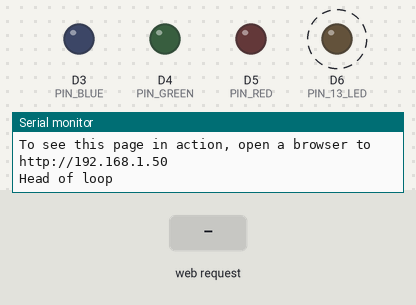
The sketch below on a simulated Arduino MKR. Shown: output pins drawn as LEDs (lit = HIGH), the last lines printed to the serial monitor. Dashed ring = blinking. Inputs (shaded band) come from the test bench. WiFi joins after 1.5 s; servers stay silent unless stated.

Above: at 12.7 s.
12.8 s: HTTP request GET /white received
At 16.3 s:
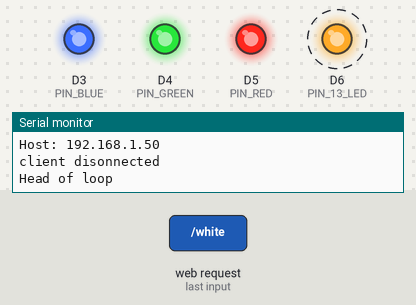
18.4 s: HTTP request GET /red received
At 22.2 s:
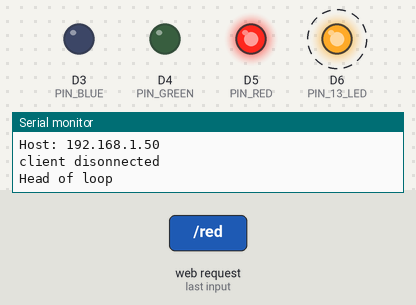
24.0 s: HTTP request GET /blue received
At 28.1 s:
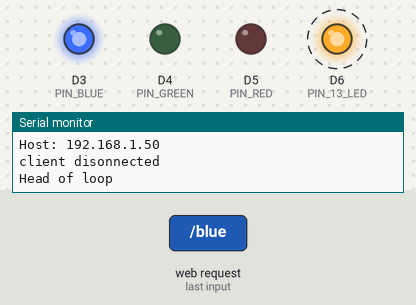
29.6 s: HTTP request GET /purple received
At 34.0 s:
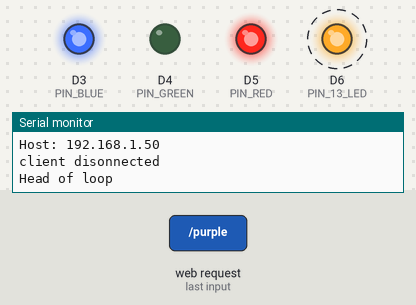
Timing chart, 0 to 36.2 s (numbered marks = the images above; inputs shaded):
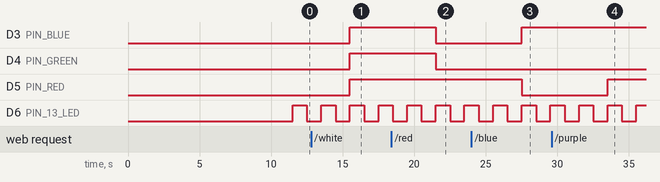

Measured:
- after the input at 12.8 s, D3 (PIN_BLUE), D4 (PIN_GREEN), D5 (PIN_RED): LOW → HIGH after 2.7 s
- after the input at 18.4 s, D3 (PIN_BLUE), D4 (PIN_GREEN): HIGH → LOW after 3.1 s
- after the input at 24.0 s, D3 (PIN_BLUE): LOW → HIGH after 3.5 s; D5 (PIN_RED): HIGH → LOW after 3.5 s
- after the input at 29.6 s, D5 (PIN_RED): LOW → HIGH after 3.9 s
- by itself, D6 (PIN_13_LED): alternates HIGH for 1.0 s and LOW for 1.0 s

The sketch:

PrimeLEDs.ino
```cpp
#include <SPI.h>
#include <WiFiNINA.h>

#include "arduino_secrets.h"

#define PIN_RED     5
#define PIN_GREEN   4
#define PIN_BLUE    3
///////please enter your sensitive data in the Secret tab/arduino_secrets.h
char ssid[] = SECRET_SSID;        // your network SSID (name)
char pass[] = SECRET_PASS;    // your network password (use for WPA, or use as key for WEP)
int keyIndex = 0;                 // your network key Index number (needed only for WEP)

int status = WL_IDLE_STATUS;

WiFiServer server(80);

// current state
int state = 0;

void setup() {
  pinMode(LED_BUILTIN, OUTPUT);   // PIN 13 LED
  pinMode(PIN_RED, OUTPUT);
  pinMode(PIN_GREEN, OUTPUT);
  pinMode(PIN_BLUE, OUTPUT);

  digitalWrite(PIN_RED, LOW);
  digitalWrite(PIN_GREEN, LOW);
  digitalWrite(PIN_BLUE, LOW);

    Serial.begin(9600);                 // DEBUG

    // check for the WiFi module:
    if (WiFi.status() == WL_NO_MODULE) {
      Serial.println("Communication with WiFi module failed!");
      // don't continue
      while (true);
    }

    String fv = WiFi.firmwareVersion();
    if (fv < WIFI_FIRMWARE_LATEST_VERSION) {
      Serial.println("Please upgrade the firmware");
    }

    // attempt to connect to Wifi network:
    while (status != WL_CONNECTED) {
      Serial.print("Attempting to connect to Network named: ");
      Serial.println(ssid);                   // print the network name (SSID);

      // Connect to WPA/WPA2 network. Change this line if using open or WEP network:
      status = WiFi.begin(ssid, pass);
      // wait 10 seconds for connection:
      delay(10000);
    }
    server.begin();                           // start the web server on port 80
    printWifiStatus();                        // you're connected now, so print out the status
}

void loop() {
    // For a set of NeoPixels the first NeoPixel is 0, second is 1, all the way up to the count of pixels minus one.
    Serial.println("Head of loop");     // DEBUG

    WiFiClient client = server.available();   // listen for incoming clients

    if (client) {                             // if you get a client,
        Serial.println("new client");           // print a message out the serial port
        String currentLine = "";                // make a String to hold incoming data from the client
        while (client.connected()) {            // loop while the client's connected
            if (client.available()) {             // if there's bytes to read from the client,
                char c = client.read();             // read a byte, then
                Serial.write(c);                    // print it out the serial monitor
                if (c == '\n') {                    // if the byte is a newline character

                    // if the current line is blank, you got two newline characters in a row.
                    // that's the end of the client HTTP request, so send a response:
                    if (currentLine.length() == 0) {
                        // HTTP headers always start with a response code (e.g. HTTP/1.1 200 OK)
                        // and a content-type so the client knows what's coming, then a blank line:
                        client.println("HTTP/1.1 200 OK");
                        client.println("Content-type:text/html");
                        client.println();

                        // the content of the HTTP response follows the header:
                        client.print("Click <a href=\"/white\">here</a> turn the LEDs white<br>");
                        client.print("Click <a href=\"/red\">here</a> turn the LEDs red<br>");
                        client.print("Click <a href=\"/blue\">here</a> turn the LEDs blue<br>");
                        client.print("Click <a href=\"/purple\">here</a> turn the LEDs purple<br>");
                        client.print("Click <a href=\"/off\">here</a> turn the LEDs off<br>");

                        // The HTTP response ends with another blank line:
                        client.println();
                        // break out of the while loop:
                        break;
                    } else {    // if you got a newline, then clear currentLine:
                        currentLine = "";
                    }
                } else if (c != '\r') {  // if you got anything else but a carriage return character,
                    currentLine += c;      // add it to the end of the currentLine
                }

                // Check to see if the client request was "GET /H" or "GET /L":
                if (currentLine.endsWith("GET /white")) {
                    state = 1;
                }
                if (currentLine.endsWith("GET /red")) {
                    state = 2;
                }
                if (currentLine.endsWith("GET /blue")) {
                    state = 3;
                }
                if (currentLine.endsWith("GET /purple")) {
                    state = 4;
                }
                if (currentLine.endsWith("GET /off")) {
                    state = 0;
                }
            }
        }

        // close the connection:
        client.stop();
        Serial.println("client disonnected");
    }

  digitalWrite(LED_BUILTIN, HIGH);
  delay(1000);
  digitalWrite(LED_BUILTIN, LOW);
  delay(1000);

  if (state == 0) {
    digitalWrite(PIN_RED, LOW);
    digitalWrite(PIN_GREEN, LOW);
    digitalWrite(PIN_BLUE, LOW);
  }
  else if (state == 1) {
    digitalWrite(PIN_RED, HIGH);
    digitalWrite(PIN_GREEN, HIGH);
    digitalWrite(PIN_BLUE, HIGH);
  }
  else if (state == 2) {
    digitalWrite(PIN_RED, HIGH);
    digitalWrite(PIN_GREEN, LOW);
    digitalWrite(PIN_BLUE, LOW);
  }
  else if (state == 3) {
    digitalWrite(PIN_RED, LOW);
    digitalWrite(PIN_GREEN, LOW);
    digitalWrite(PIN_BLUE, HIGH);
  }
  else if (state == 4) {
    digitalWrite(PIN_RED, HIGH);
    digitalWrite(PIN_GREEN, LOW);
    digitalWrite(PIN_BLUE, HIGH);
  }

}

void printWifiStatus() {
  // print the SSID of the network you're attached to:
  Serial.print("SSID: ");
  Serial.println(WiFi.SSID());

  // print your board's IP address:
  IPAddress ip = WiFi.localIP();
  Serial.print("IP Address: ");
  Serial.println(ip);

  // print the received signal strength:
  long rssi = WiFi.RSSI();
  Serial.print("signal strength (RSSI):");
  Serial.print(rssi);
  Serial.println(" dBm");
  // print where to go in a browser:
  Serial.print("To see this page in action, open a browser to http://");
  Serial.println(ip);
}
```

arduino_secrets.h
```cpp
#define SECRET_SSID "_internal"
#define SECRET_PASS "qweQWE123!@#"
```
